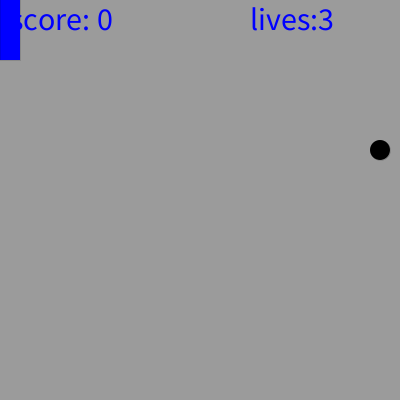
Frame 1 (no input)
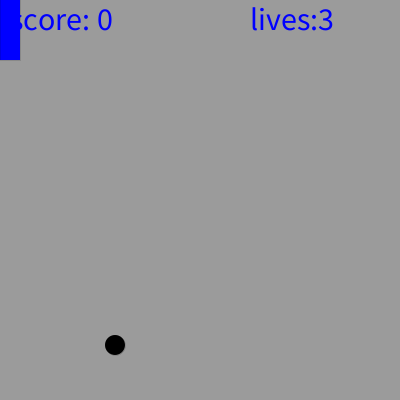
Frame 60 (the mouse pressed at the canvas centre just before this capture)
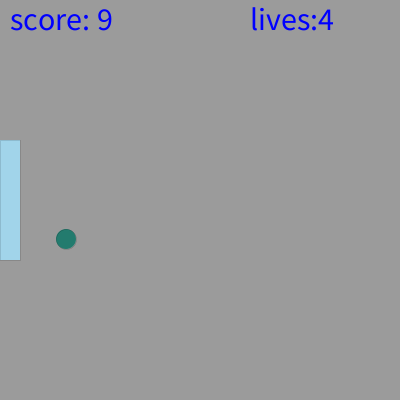
Frame 120 (the mouse held since frame 60 and released just before this capture)

The Processing sketch that drew these frames (run headless with seeded random() and noise(); from frame 60 on, the mouse is pressed at the canvas centre):

// Processing sketch: work_Beta
// ── work_Beta.pde
int x=380; 
int y=150; 
int direction_x=5; 
int direction_y=5; 
int lives=3;
int score=0;
//Set the Basic variable.

float a=0,b=0,c=255,d=0,e=0,f=0;

//it is ready for the later work 
void setup()
{
 size(400,400); 

}
void draw()
{
  background(155,155,155);
  strokeWeight(0);
 fill(a,b,c); 
 rect(0,mouseY-60,20,120); 
 // Have the paddle moving vertically instead of horizontally but with thesame game logic. 
 strokeWeight(0);
 fill(d,e,f);
 ellipse(x,y,20,20); 
 
 
 x=x+direction_x; 
 if(x<20){
   direction_x=-direction_x;
   lives--;
    background(155,155,155); 

  if(lives==0)exit();
  x=30;y=mouseY;
  //With this commond,we can not only fix the bug of score,But also the ball will appear in front of paddle when the live is lost.
  } 
 if(x>(width-10)) direction_x=-direction_x;
 if((x<30)&&(abs(mouseY-y)<60))
 {
 direction_x=-direction_x; 
 score++; 
  background(155,155,155); 

 a=random(156,255);
 b=random(156,255);
 c=random(156,255);
 d=random(0,155);
 e=random(0,155);
 f=random(0,155);
 //Something interesting.Everytime you get a ball or lose it,your paddle and ball will change it's color.And fresh the background.
 
 
 }
//Set  X and the change of lives and score

 y=y+direction_y;
 if(y<10) direction_y=-direction_y;
 if(y>(height-10)) direction_y=-direction_y; 
//Set Y 's .
 
 
 //Fix bugs 
 if((x<25)&&(abs(mouseY-y)<75&&(abs(mouseY-y)>60)))
 {
  direction_x=-direction_x;
  direction_y=-direction_y; 

 }
//Bugs are fixed by designing a rage to reflet the ball in the edge.


 textSize(32);
 fill(0,0,255);
 text("score: "+ score, 10, 30); 
 text("lives:"+lives,width-150, 30);
 
 if(score>9){
 score=score-10;
 lives++;
 direction_x++; 
 direction_y++; 

 //Everytime you get 10 point, you will get a live.And the ball will go faster.
 
 if(mousePressed) background(155,155,155); 
 
 }
 //That's all
} 
